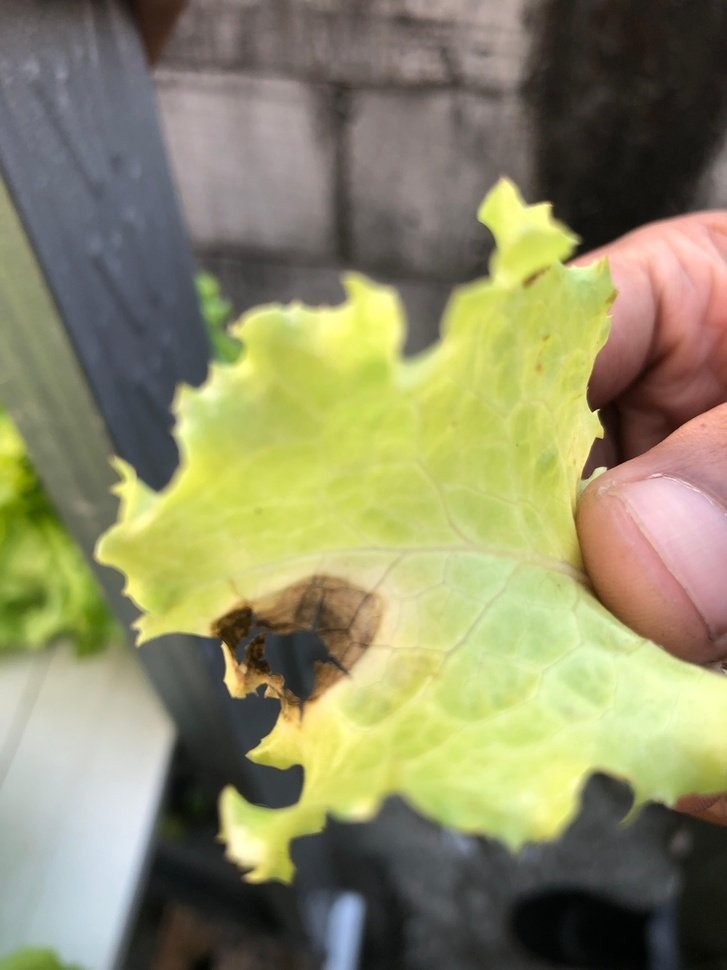
#> input picture Acara_4/img/daun.jpeg, 727 x 970 px, shrunk from 3024 x 4032 before the run, found by its file name
$ python pembagian.py
#> lines starting #> are read from the running program, lines starting #| are printed output that depends on the picture
import cv2
import numpy as np

image = cv2.imread('Acara_4\img\daun.jpeg')
#> image is the input picture: shape (970, 727, 3); mean B, G, R 102.7, 139.1, 141.1
gray = cv2.cvtColor(image, cv2.COLOR_BGR2GRAY)
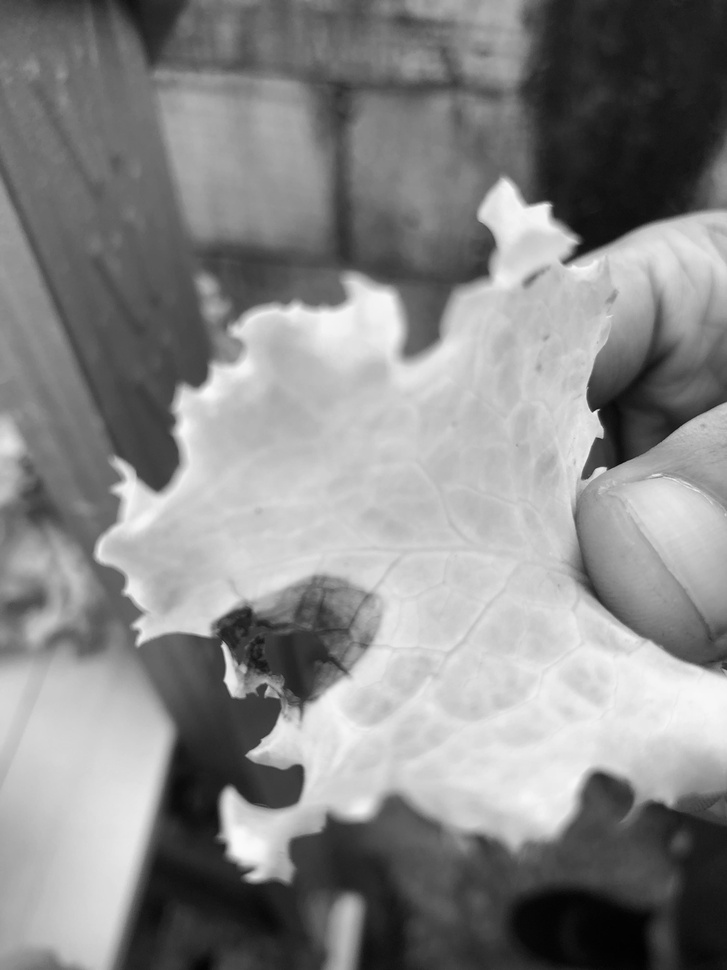
#> gray: shape (970, 727); min 1, max 250, mean 135.5
matriksSatu = np.ones(image.shape[:2],image.dtype)*100

citrapembagian = cv2.divide(gray,matriksSatu)
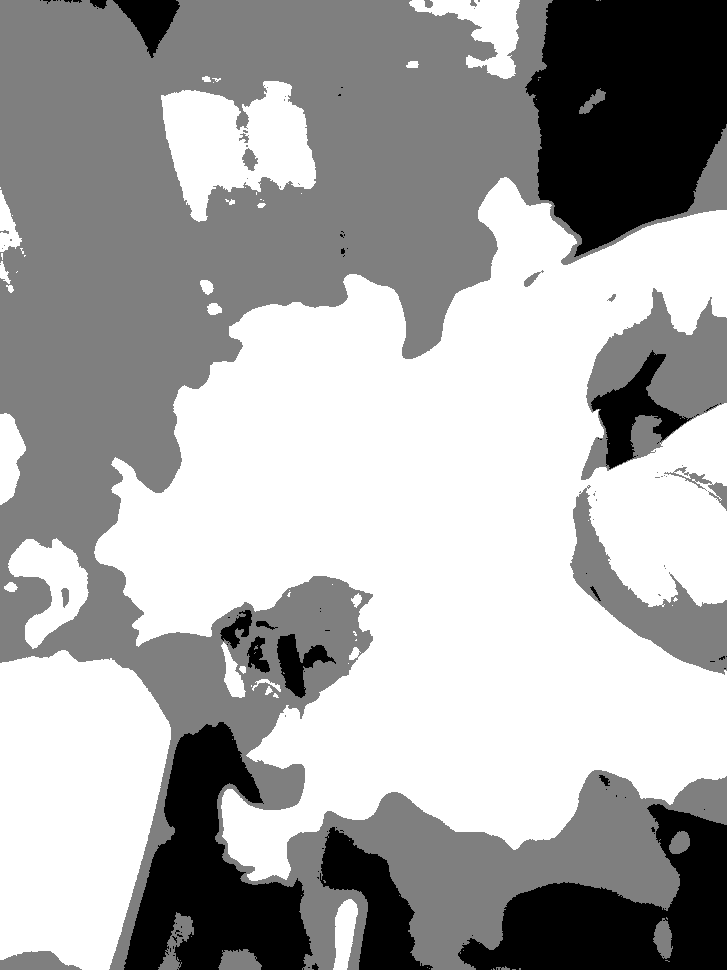
#> citrapembagian: shape (970, 727); min 0, max 2, mean 1.31; drawn with min black and max white
filename = 'Acara_4\img\output\pembagian\kali_daun.jpeg'
filename3 = 'Acara_4\img\output\pembagian\daun3.jpeg'
filename2 = 'Acara_4\img\output\pembagian\daun2.jpeg'
cv2.imwrite(filename, citrapembagian)
cv2.imwrite(filename2, matriksSatu)
cv2.imwrite(filename3, image)
cv2.waitKey(0)
